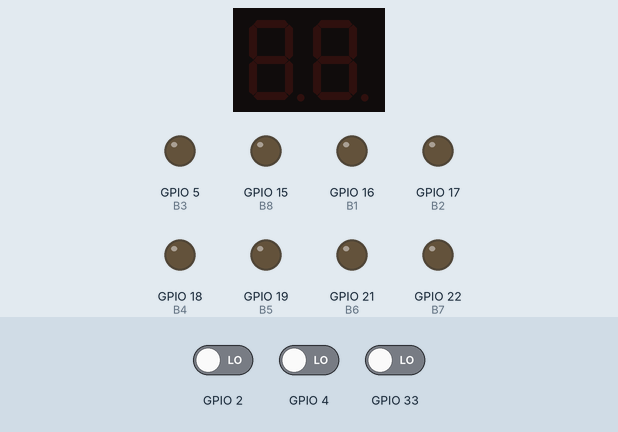
Simulated run of this sketch. Board: ESP32. Shown: 2-digit seven-segment display, output pins drawn as LEDs (lit = HIGH). Wiring (inferred from the names in the program): 2-digit 7-segment display, segments lit when HIGH: segments GPIO 0, GPIO 32, GPIO 27, GPIO 14, GPIO 26, GPIO 13, GPIO 12, GPIO 1; digit selects GPIO 25, GPIO 23. The inputs (shaded band) are chosen by the test bench; at power-on: GPIO 2 LOW, GPIO 4 LOW, GPIO 33 LOW. Nothing arrives over Bluetooth unless stated; the segment pins are drawn as the display they are named for; pins used as bus, display or sensor lines are not drawn; what the sketch prints to the serial monitor is not drawn.

Above: at 2.2 s.
2.3 s: GPIO 2 driven HIGH
At 5.0 s:
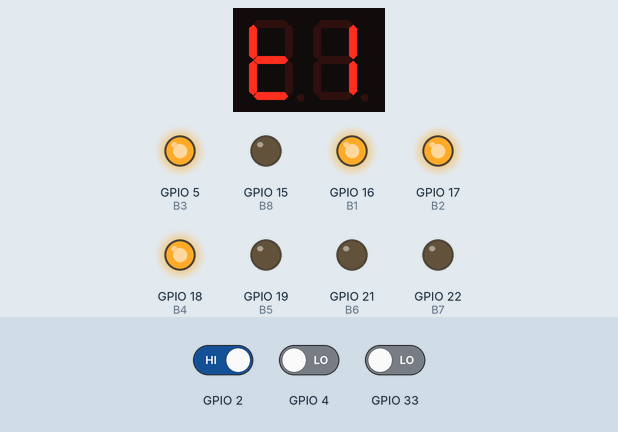
5.3 s: GPIO 4 driven HIGH
At 7.1 s:
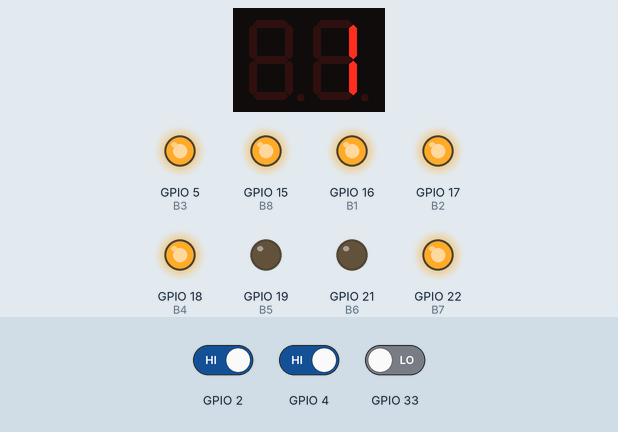
8.3 s: GPIO 33 driven HIGH
At 9.8 s:
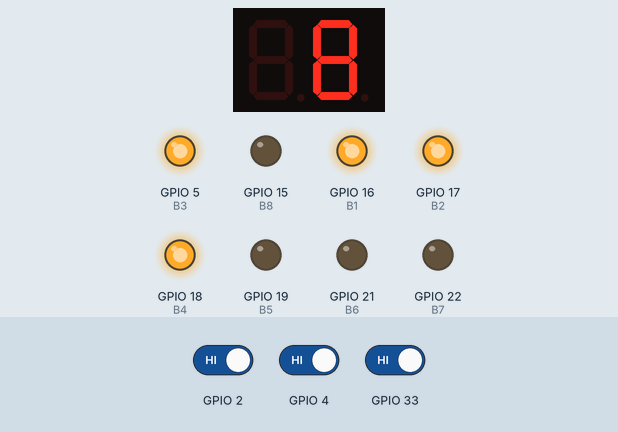
11.3 s: GPIO 2 driven LOW
At 12.9 s:
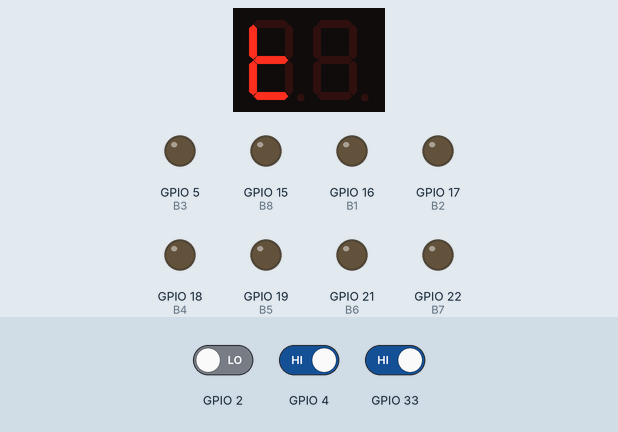
14.3 s: GPIO 4 driven LOW
17.3 s: GPIO 2 driven HIGH and GPIO 4 driven HIGH
At 20.4 s:
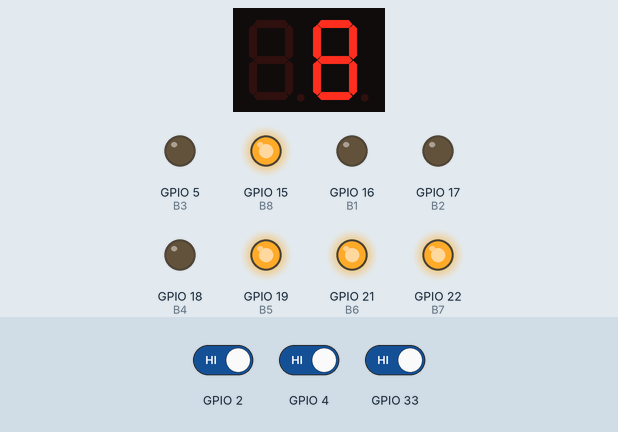
Timing chart, 0 to 23.5 s (numbered marks = the images above; inputs shaded):
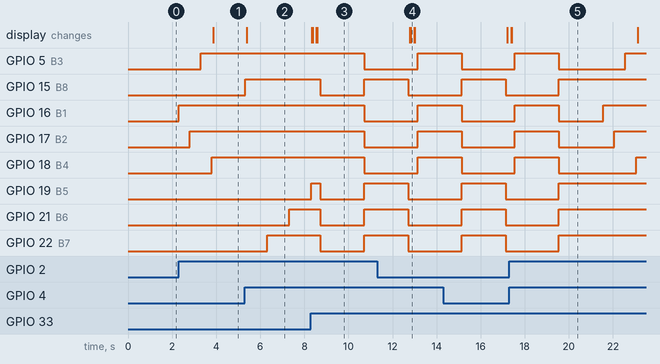

Measured:
- after the input at 2.3 s, GPIO 5 (B3): LOW → HIGH after 1.0 s; GPIO 16 (B1): LOW → HIGH at once; GPIO 17 (B2): LOW → HIGH after 0.50 s; GPIO 18 (B4): LOW → HIGH after 1.5 s; the display: changes after 1.6 s (image 1)
- after the input at 5.3 s, GPIO 15 (B8): LOW → HIGH at once; GPIO 21 (B6): LOW → HIGH after 2.0 s; GPIO 22 (B7): LOW → HIGH after 1.0 s; the display: changes after 0.08 s (image 2)
- after the input at 8.3 s, GPIO 5 (B3), GPIO 16 (B1), GPIO 17 (B2), GPIO 18 (B4): HIGH → LOW after 2.4 s; GPIO 15 (B8), GPIO 21 (B6), GPIO 22 (B7): HIGH → LOW after 0.42 s, → HIGH 2.0 s later; the display: first changes at once (image 3 shows a later state)
- after the input at 11.3 s, GPIO 15 (B8), GPIO 19 (B5), GPIO 21 (B6), GPIO 22 (B7): HIGH → LOW after 1.4 s instead of 1.8 s
- after the input at 17.3 s, GPIO 15 (B8), GPIO 19 (B5), GPIO 21 (B6), GPIO 22 (B7): goes on until 19.6 s, then stays HIGH

The sketch:

final.ino
```cpp
#include "BluetoothSerial.h"

//Becuri
#define B1 16
#define B2 17
#define B3 5
#define B4 18
#define B5 19
#define B6 21
#define B7 22
#define B8 15

//Ecran
#define A 0
#define B 32
#define C 27
#define D 14
#define E 26
#define F 13
#define G 12
#define DP 1
#define DIGIT1 25
#define DIGIT2 23


BluetoothSerial ESP_BT;

bool run2=false;
bool run0=false;
bool run8=false;


void setup(){
  Serial.begin(115200);
  ESP_BT.begin("Mihai si Adrian Echipa 10");
  Serial.println("Bluetooth Device is Ready to Pair");
  delay(1000); // give me time to bring up serial monitor

  pinMode(B1, OUTPUT);
  pinMode(B2, OUTPUT);
  pinMode(B3, OUTPUT);
  pinMode(B4, OUTPUT);
  pinMode(B5, OUTPUT);
  pinMode(B6, OUTPUT);
  pinMode(B7, OUTPUT);
  pinMode(B8, OUTPUT);

  pinMode(A, OUTPUT); //A
  pinMode(B, OUTPUT); //B
  pinMode(C , OUTPUT); //C
  pinMode(D, OUTPUT); //D
  pinMode(E, OUTPUT); //E
  pinMode(F, OUTPUT); //F
  pinMode(G, OUTPUT); //G
  pinMode(DP, OUTPUT); //DP
  pinMode(DIGIT1,OUTPUT);
  pinMode(DIGIT2,OUTPUT);

  pinMode(2, INPUT);
  pinMode(4, INPUT);
  pinMode(33, INPUT);
}


void grup1On(){
  digitalWrite (B1, HIGH);
  delay(500);

  digitalWrite (B2, HIGH);
  delay(500);

  digitalWrite (B3, HIGH);
  delay(500);

  digitalWrite (B4, HIGH);
}


void grup2On(){
  digitalWrite (B8, HIGH);
  delay(1000);

  digitalWrite (B7, HIGH);
  delay(1000);

  digitalWrite (B6, HIGH);
  delay(1000);

  digitalWrite (B5, HIGH);
}


void grup1si2On(){
  digitalWrite (B1, HIGH);
  digitalWrite (B2, HIGH);
  digitalWrite (B3, HIGH);
  digitalWrite (B4, HIGH);

  digitalWrite (B5, LOW);
  digitalWrite (B6, LOW);
  digitalWrite (B7, LOW);
  digitalWrite (B8, LOW);

  delay (2000);

  digitalWrite (B1, LOW);
  digitalWrite (B2, LOW);
  digitalWrite (B3, LOW);
  digitalWrite (B4, LOW);

  digitalWrite (B5, HIGH);
  digitalWrite (B6, HIGH);
  digitalWrite (B7, HIGH);
  digitalWrite (B8, HIGH);

  delay (2000);
}


void grupOff(){
  digitalWrite (B1, LOW);
  digitalWrite (B2, LOW);
  digitalWrite (B3, LOW);
  digitalWrite (B4, LOW);
  digitalWrite (B5, LOW);
  digitalWrite (B6, LOW);
  digitalWrite (B7, LOW);
  digitalWrite (B8, LOW);
}


void mesaj2(){
  digitalWrite(DIGIT1,LOW);
  digitalWrite(DIGIT2,HIGH);
  digitalWrite(A,LOW); //a
  digitalWrite(B,LOW); //b
  digitalWrite(C,LOW); //c
  digitalWrite(D,HIGH); //d
  digitalWrite(E,HIGH); //e
  digitalWrite(F,HIGH); //f
  digitalWrite(G,HIGH); // g
  digitalWrite(DP,LOW); // DP

  delay(5);

  digitalWrite(DIGIT1,HIGH);
  digitalWrite(DIGIT2,LOW);
  digitalWrite(A,LOW); //a
  digitalWrite(B,HIGH); //b
  digitalWrite(C,HIGH); //c
  digitalWrite(D,LOW); //d
  digitalWrite(E,LOW); //e
  digitalWrite(F,LOW); //f
  digitalWrite(G,LOW); // g
  digitalWrite(DP,LOW); // DP

   delay(5);
}

void mesaj0(){
  digitalWrite(DIGIT1,LOW);
  digitalWrite(DIGIT2,HIGH);
  digitalWrite(A,LOW); //a
  digitalWrite(B,LOW); //b
  digitalWrite(C,LOW); //c
  digitalWrite(D,HIGH); //d
  digitalWrite(E,HIGH); //e
  digitalWrite(F,HIGH); //f
  digitalWrite(G,HIGH); // g
  digitalWrite(DP,LOW); // DP

  delay(5);

  digitalWrite(DIGIT1,HIGH);
  digitalWrite(DIGIT2,LOW);
  digitalWrite(A,HIGH); //a
  digitalWrite(B,HIGH); //b
  digitalWrite(C,LOW); //c
  digitalWrite(D,HIGH); //d
  digitalWrite(E,HIGH); //e
  digitalWrite(F,LOW); //f
  digitalWrite(G,HIGH); // g
  digitalWrite(DP,LOW); // DP

  delay(5);
}

void mesaj8(){

  digitalWrite(DIGIT1,LOW);
  digitalWrite(DIGIT2,HIGH);
  digitalWrite(A,LOW); //a
  digitalWrite(B,LOW); //b
  digitalWrite(C,LOW); //c
  digitalWrite(D,HIGH); //d
  digitalWrite(E,HIGH); //e
  digitalWrite(F,HIGH); //f
  digitalWrite(G,HIGH); // g
  digitalWrite(DP,LOW); // DP

  delay(200);

  digitalWrite(DIGIT1,HIGH);
  digitalWrite(DIGIT2,LOW);
  digitalWrite(A,HIGH); //a
  digitalWrite(B,HIGH); //b
  digitalWrite(C,HIGH); //c
  digitalWrite(D,HIGH); //d
  digitalWrite(E,HIGH); //e
  digitalWrite(F,HIGH); //f
  digitalWrite(G,HIGH); // g
  digitalWrite(DP,LOW); // DP

  delay(200);
}


void sterge(){
  digitalWrite(DIGIT1,LOW);
  digitalWrite(DIGIT2,HIGH);
  digitalWrite(A,LOW); //a
  digitalWrite(B,LOW); //b
  digitalWrite(C,LOW); //c
  digitalWrite(D,LOW); //d
  digitalWrite(E,LOW); //e
  digitalWrite(F,LOW); //f
  digitalWrite(G,LOW); // g
  digitalWrite(DP,LOW); // DP

  delay(5);

  digitalWrite(DIGIT1,HIGH);
  digitalWrite(DIGIT2,LOW);
  digitalWrite(A,LOW); //a
  digitalWrite(B,LOW); //b
  digitalWrite(C,LOW); //c
  digitalWrite(D,LOW); //d
  digitalWrite(E,LOW); //e
  digitalWrite(F,LOW); //f
  digitalWrite(G,LOW); // g
  digitalWrite(DP,LOW); // DP

  delay(5);
}


void loop()
{

  //Pinul TOUCH2

  if(digitalRead(2)==1) {
    if(run2==false){
      ESP_BT.println("Pinul TOUCH2 este apasat");
      run2=true;
      grup1On();
    }
    mesaj2();
  }
  else if(digitalRead(2)==0) {
    if(run2==true){
      ESP_BT.println("Pinul TOUCH2 nu mai este apasat");
      run2=false;
      grupOff();
      sterge();
    }
  }

  //Pinul TOUCH0

  if(digitalRead(4)==1){

   if(run0==false){
      ESP_BT.println("Pinul TOUCH0 este apasat");
      run0=true;
      grup2On();
    }
    mesaj0();
  }
  else if(digitalRead(4)==0 && run0==true){
      ESP_BT.println("Pinul TOUCH0 nu mai este apasat");
      run0=false;
      grupOff();
      sterge();
  }


  //Pinul TOUCH8

  if(digitalRead(33)==1){
    mesaj8();
    if(run8==false){
      ESP_BT.println("Pinul TOUCH8 este apasat");
      run8=true;
    }
    grup1si2On();
  }
  else if(digitalRead(33)==0 && run8==true){
      ESP_BT.println("Pinul TOUCH8 nu mai este apasat");
      run8=false;
      grupOff();
      sterge();
  }
}
```
